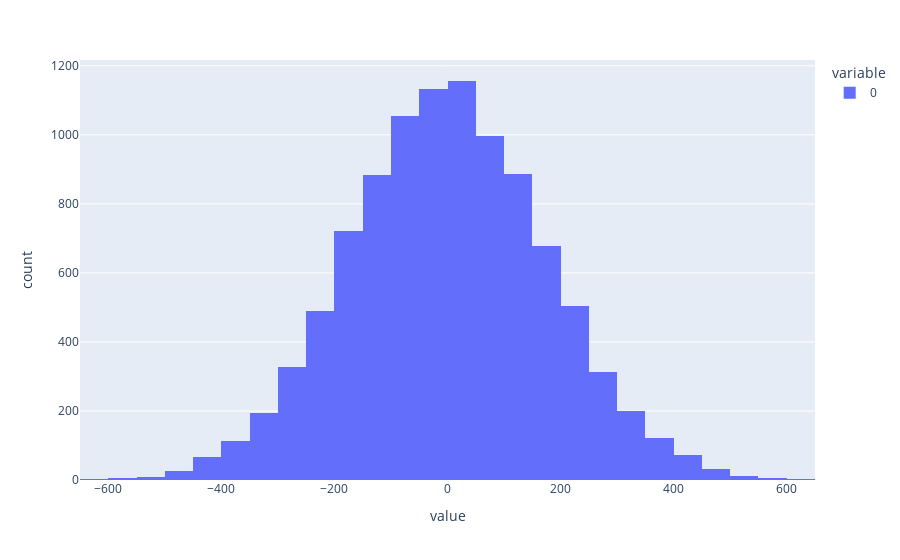

The cell this chart's notebook holds for it:
### Code cell
fig = px.histogram(y, nbins=40)
fig.show()

### Figure 1 — Plotly figure (JSON) as saved in the notebook; plotly's stock layout.template omitted (floating-point values rounded to 4 significant figures; data arrays with more than 128 entries replaced by an {"elided": "..."} marker saying what was removed)
{"data": [{"alignmentgroup": "True", "bingroup": "x", "hovertemplate": "variable=0<br>value=%{x}<br>count=%{y}<extra></extra>", "legendgroup": "0", "marker": {"color": "#636efa", "pattern": {"shape": ""}}, "name": "0", "nbinsx": 40, "offsetgroup": "0", "orientation": "v", "showlegend": true, "type": "histogram", "x": {"elided": "10000 float values"}, "xaxis": "x", "yaxis": "y"}], "layout": {"barmode": "relative", "legend": {"title": {"text": "variable"}, "tracegroupgap": 0}, "margin": {"t": 60}, "xaxis": {"anchor": "y", "domain": [0, 1], "title": {"text": "value"}}, "yaxis": {"anchor": "x", "domain": [0, 1], "title": {"text": "count"}}}}
